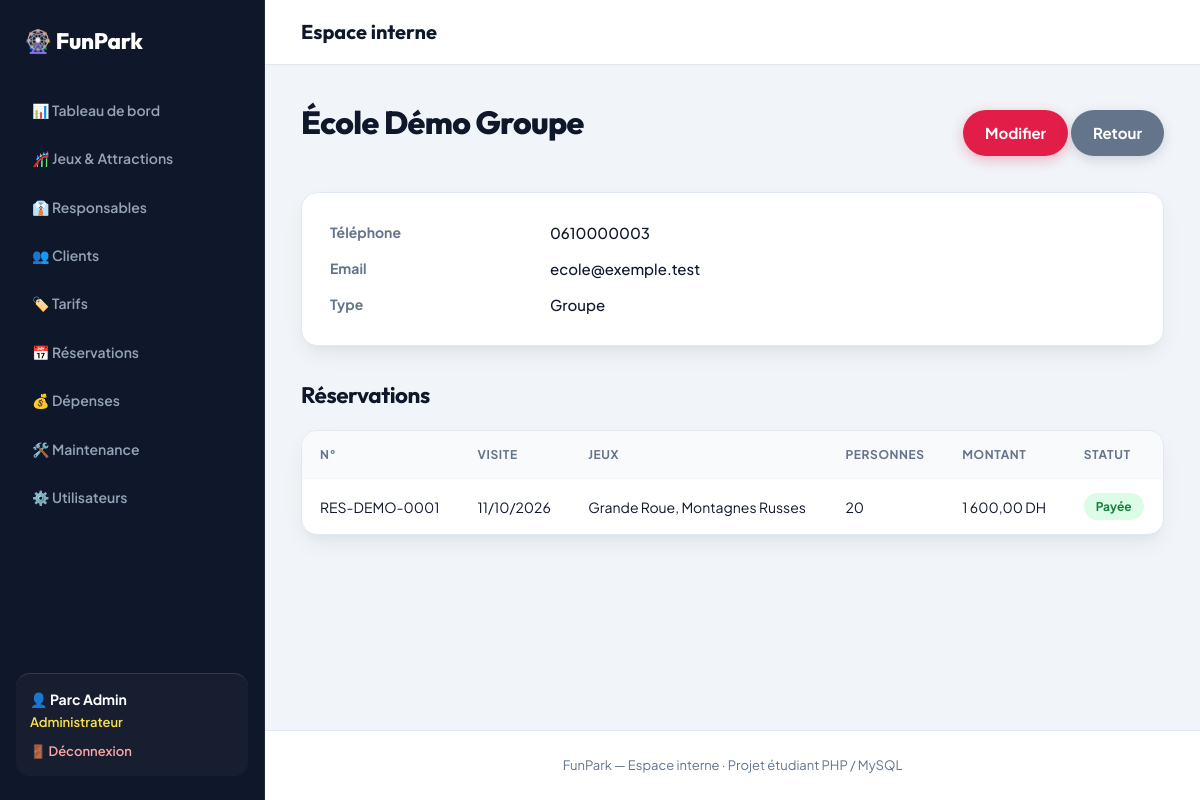
The page /index.php?page=clients&action=detail&id=3 (signed in) on the database its author committed.
### tables this page shows
CREATE TABLE client (
  id_client INT AUTO_INCREMENT PRIMARY KEY,
  nom VARCHAR(50) NOT NULL,
  prenom VARCHAR(50) NOT NULL,
  telephone VARCHAR(20),
  email VARCHAR(100),
  type_client ENUM('individuel','famille','groupe') NOT NULL DEFAULT 'individuel'
);

CREATE TABLE reservation (
  id_reservation INT AUTO_INCREMENT PRIMARY KEY,
  numero_reservation VARCHAR(30) NOT NULL UNIQUE,
  date_creation DATETIME NOT NULL,
  date_visite DATE NOT NULL,
  nombre_personnes INT NOT NULL,
  montant DECIMAL(10,2) NOT NULL,
  statut ENUM('en_attente','confirmee','payee','utilisee','annulee') NOT NULL DEFAULT 'en_attente',
  mode_paiement ENUM('especes','carte') NULL,
  id_client INT NOT NULL,
  FOREIGN KEY (id_client) REFERENCES client(id_client)
);

### controllers/ClientController.php (called while the page is built, shortened)
<?php
class ClientController {
    private $pdo, $client;
    public function __construct($pdo) {
        $this->pdo = $pdo;
        $this->client = new Client($pdo);
    }
    public function actionDetail() {
        $c = $this->client->trouver((int)($_GET['id'] ?? 0));
        $vide = ['date_debut' => '', 'date_fin' => '', 'statut' => '', 'q' => '', 'id_client' => '', 'id_jeu' => '', 'id_responsable' => ''];
        vue('clients/detail', [
            'c' => $c,
            'reservations' => (new Reservation($this->pdo))->tous($vide, $c['id_client']),
        ]);
    }
}

### index.php (called while the page is built, shortened)
<?php
require RACINE . '/config/helpers.php';
$action = $_GET['action'] ?? 'index';
try {
    $controleur = new $nomClasse(getPDO());
    $methode = 'action' . ucfirst($action);
    $controleur->$methode();
} catch (PDOException $e) {
    die("Erreur de base de données : " . e($e->getMessage()));
}

### models/Client.php (called while the page is built, shortened)
<?php
class Client {
    private $pdo;
    public function __construct($pdo) { $this->pdo = $pdo; }
    public function trouver($id) {
        $req = $this->pdo->prepare("SELECT * FROM client WHERE id_client = ?");
        $req->execute([$id]);
        return $req->fetch();
    }
}

### models/Reservation.php (called while the page is built, shortened)
<?php
class Reservation {
    private $pdo;
    public function __construct($pdo) { $this->pdo = $pdo; }
    public function tous($f, $idClient = null, $idResponsable = null) {
        $sql = "SELECT r.*, c.nom, c.prenom,
                (SELECT GROUP_CONCAT(j.nom SEPARATOR ', ') FROM reservation_jeu rj JOIN jeu j ON j.id_jeu = rj.id_jeu
                 WHERE rj.id_reservation = r.id_reservation) AS jeux
                FROM reservation r JOIN client c ON c.id_client = r.id_client WHERE 1=1";
        $p = [];
        if ($idClient) { $sql .= " AND r.id_client = ?"; $p[] = $idClient; }
        $sql .= " ORDER BY r.date_visite DESC, r.id_reservation DESC";
        $req = $this->pdo->prepare($sql);
        $req->execute($p);
        return $req->fetchAll();
    }
}

### views/clients/detail.php (the view, shortened to what this page needs)
<div class="entete"><h1><?= e($c['prenom'] . ' ' . $c['nom']) ?></h1>
    <div><a class="btn" href="<?= e(url('clients', 'modifier', ['id' => $c['id_client']])) ?>">Modifier</a>
         <a class="btn gris" href="<?= e(url('clients')) ?>">Retour</a></div></div>
<div class="carte"><dl class="details">
    <dt>Téléphone</dt><dd><?= e($c['telephone']) ?></dd>
    <dt>Email</dt><dd><?= e($c['email']) ?></dd>
    <dt>Type</dt><dd><?= e(libelle($c['type_client'])) ?></dd>
</dl></div>
<h2>Réservations</h2>
<div class="tableau"><table>
    <tr><th>N°</th><th>Visite</th><th>Jeux</th><th>Personnes</th><th>Montant</th><th>Statut</th></tr>
    <?php foreach ($reservations as $r): ?>
    <tr><td><?= e($r['numero_reservation']) ?></td><td><?= dateFr($r['date_visite']) ?></td><td><?= e($r['jeux']) ?></td>
        <td><?= (int)$r['nombre_personnes'] ?></td><td><?= montant($r['montant']) ?></td><td><?= badge($r['statut']) ?></td></tr>
    <?php endforeach; ?>
</table></div>

### config/helpers.php (shortened to what this page needs)
<?php
function libelle($valeur) {
    $textes = [
        'disponible' => 'Disponible', 'en_fonctionnement' => 'En fonctionnement', 'en_maintenance' => 'En maintenance',
        'hors_service' => 'Hors service', 'ferme_temporairement' => 'Fermé temporairement',
        'admin' => 'Administrateur', 'responsable' => 'Responsable de jeu', 'agent' => 'Agent de vente / accueil',
        'client' => 'Client / visiteur',
        'especes' => 'Espèces', 'carte' => 'Carte', 'paye' => 'Payé', 'en_attente' => 'En attente',
        'confirmee' => 'Confirmée', 'payee' => 'Payée', 'utilisee' => 'Utilisée', 'annulee' => 'Annulée',
        'signalee' => 'Signalée', 'planifiee' => 'Planifiée', 'en_cours' => 'En cours', 'terminee' => 'Terminée',
        'jeu' => 'Lié à un jeu', 'general' => 'Frais généraux',
        'individuel' => 'Individuel', 'famille' => 'Famille', 'groupe' => 'Groupe',
        'actif' => 'Actif', 'inactif' => 'Inactif', 'valide' => 'Valide', 'utilise' => 'Utilisé',
        'billet' => 'Billets', 'reservation' => 'Réservation', 'abonnement' => 'Abonnement', 'autre' => 'Autre',
    ];
    return $textes[$valeur] ?? $valeur;
}
function badge($valeur) {
    return '<span class="badge b-' . e($valeur) . '">' . e(libelle($valeur)) . '</span>';
}
function e($texte) {
    return htmlspecialchars((string)$texte, ENT_QUOTES, 'UTF-8');
}
function montant($valeur) {
    return number_format((float)$valeur, 2, ',', ' ') . ' DH';
}
function dateFr($date) {
    return $date ? date('d/m/Y', strtotime($date)) : '-';
}
function url($page, $action = 'index', $params = []) {
    return 'index.php?' . http_build_query(array_merge(['page' => $page, 'action' => $action], $params));
}
function vue($fichier, $donnees = [], $mode = null) {
    extract($donnees);
    require RACINE . '/views/layout/header.php';
    require RACINE . '/views/layout/navbar.php';
    require RACINE . '/views/' . $fichier . '.php';
    require RACINE . '/views/layout/footer.php';
}

### public/css/style.css (style rules this page uses)
:root { --font-body: 'Plus Jakarta Sans', system-ui, -apple-system, sans-serif; --font-heading: 'Outfit', 'Plus Jakarta Sans', sans-serif; --violet: #4f46e5; --violet-fonce: #0f172a; --violet-back: #1e1b4b; --magenta: #e11d48; --magenta-hover: #be123c; --or: #f59e0b; --or-clair: #fde047; --ciel: #0284c7; --emerald: #10b981; --creme: #f8fafc; --blanc: #ffffff; --texte: #0f172a; --texte-doux: #64748b; --bordure: #e2e8f0; --ombre: 0 10px 25px -5px rgba(15, 23, 42, 0.08), 0 8px 10px -6px rgba(15, 23, 42, 0.04); --ombre-forte: 0 20px 35px -5px rgba(15, 23, 42, 0.14), 0 10px 15px -5px rgba(15, 23, 42, 0.08); --rayon: 16px; --rayon-lg: 24px; --nav-h: 76px; --sidebar-w: 265px; }
*, *::before, *::after { box-sizing: border-box; }
html { scroll-behavior: smooth; width: 100%; min-height: 100%; margin: 0; padding: 0; }
body { width: 100%; min-height: 100%; margin: 0; padding: 0; font-family: var(--font-body); background: var(--creme); color: var(--texte); line-height: 1.6; -webkit-font-smoothing: antialiased; }
h1, h2, h3, h4, h5, h6 { font-family: var(--font-heading); font-weight: 700; letter-spacing: -0.02em; }
a { color: var(--violet); text-decoration: none; transition: all 0.2s ease; }
body.mode-admin { display: flex; flex-direction: row; width: 100%; min-height: 100vh; margin: 0; padding: 0; background: #f1f5f9; }
.mode-admin .entete, .mode-admin .filtres, .mode-admin .tableau, .mode-admin table, .mode-admin .cartes, .mode-admin .deux-colonnes, .mode-admin .carte, .mode-admin .formulaire, .mode-admin .message, .mode-admin .bandeau-info, .mode-admin .grille-jeux, .mode-admin .grille-tarifs, .mode-admin .carte-detail-jeu, .mode-admin .detail-jeu-grille { width: 100% !important; max-width: none !important; box-sizing: border-box; }
h1 { font-size: 2rem; margin: 0 0 20px; color: var(--violet-fonce); font-weight: 800; }
h2 { font-size: 1.4rem; margin: 32px 0 16px; color: var(--violet-fonce); }
.entete { display: flex; justify-content: space-between; align-items: center; flex-wrap: wrap; gap: 16px; margin-bottom: 24px; }
.btn { display: inline-flex; align-items: center; justify-content: center; gap: 8px; background: linear-gradient(135deg, var(--magenta), #e11d48); color: var(--blanc) !important; border: none; padding: 11px 22px; border-radius: 999px; cursor: pointer; font-size: 15px; font-weight: 700; box-shadow: 0 4px 14px rgba(225, 29, 72, 0.3); transition: all 0.2s cubic-bezier(0.16, 1, 0.3, 1); }
.btn.gris { background: #64748b; box-shadow: 0 4px 12px rgba(100, 116, 139, 0.25); }
.tableau { overflow-x: auto; background: var(--blanc); border-radius: var(--rayon); box-shadow: var(--ombre); border: 1px solid var(--bordure); }
table { width: 100%; border-collapse: collapse; }
th, td { padding: 14px 18px; text-align: left; border-bottom: 1px solid #f1f5f9; font-size: 14px; vertical-align: middle; }
th { background: #f8fafc; color: var(--texte-doux); font-weight: 700; text-transform: uppercase; font-size: 12px; letter-spacing: 0.05em; }
tr:last-child td { border-bottom: none; }
.badge { display: inline-flex; align-items: center; padding: 4px 12px; border-radius: 999px; font-size: 12px; font-weight: 700; white-space: nowrap; }
.b-disponible, .b-actif, .b-paye, .b-payee, .b-valide, .b-terminee, .b-confirmee { background: #dcfce7; color: #15803d; }
.formulaire, .carte { background: var(--blanc); padding: 28px; border-radius: var(--rayon); box-shadow: var(--ombre); border: 1px solid var(--bordure); }
.details { display: grid; grid-template-columns: 200px 1fr; gap: 12px 20px; margin: 0; }
.details dt { font-weight: 700; color: var(--texte-doux); font-size: 14px; }
.details dd { margin: 0; font-size: 15px; font-weight: 500; }

### rows shown on the page
client: prenom+nom "École Démo Groupe", telephone "0610000003", email "ecole@exemple.test", type_client "Groupe"
reservation: numero_reservation "RES-DEMO-0001", date_visite "11/10/2026", jeux "Grande Roue, Montagnes Russes", nombre_personnes "20", montant "1 600,00 DH", statut "Payée"

### other values the page prints
$_SESSION['user']['prenom'] . ' ' . $_SESSION['user']['nom'] "Parc Admin"
libelle($role) "Administrateur"
$titrePage "Espace interne"
